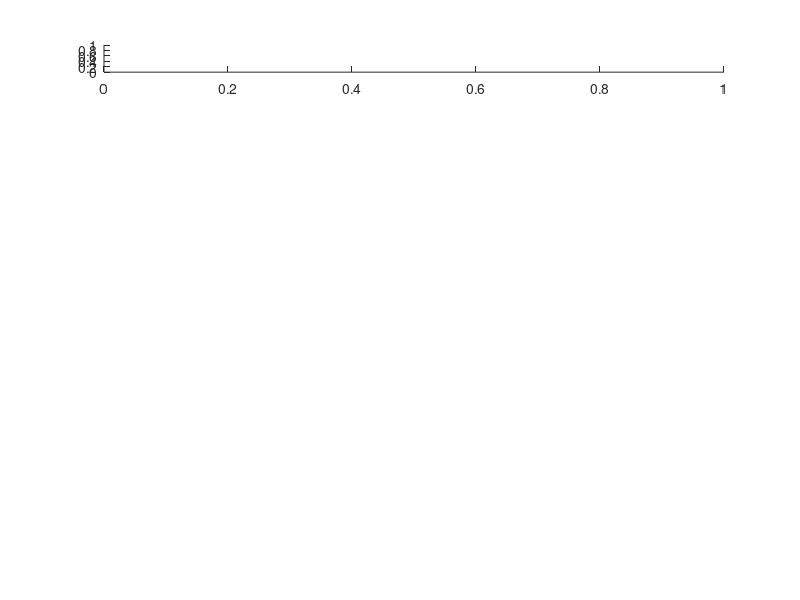

MATLAB code for this plot: (Note: this script raises an error after producing the figure.)
%% 该程序用于调试，其实也是非常好用且重要的
%% 这里的想法是从去直流入手,但还是从时域上操作信号，减去信号的平均值

%% 全局变量
clc;
clear all;
close all;
fs = 200000;  % 采样率，即fs(s)采一个点。
N = 4000;  
fv = 100;  % 震动频
alpha = 4;

%% 产生自混合信号
figure(1);
subplot(8,1,1);
t = (0:N-1)/fs;  % 采样时间，设N=10, fs=200，即采样了0.05s，t为[0...0.045]
lambda = 650e-9;  % 波长
A = 2 * lambda;  % 幅值（✔）
L0 = 20 * lambda;  % 外腔距离（✔） 
Lt = A.* sin(2*pi*fv*t);  % L0为标称位置，外腔长度
beta = 1;  % the amplitude of selfmixing signal
phi0 = 4*pi*(L0+Lt)/lambda;

p = zeros(1,N);
C = [3.5,3.5];
 % C的变化是一个正弦曲线，不能随机数！
C_lower = C(1);
C_upper = C(2);
% 这个乘和加保证了c的上下限，这里可以设置变换的周期！！但是这个变换周期需要长一点否则会报错！！
x = linspace(0, 3*pi, N);
c = (C_upper-C_lower)/2 * cos(x) + (C_upper - (C_upper-C_lower)/2);
% plot(x,c);

for i = 1:N 
    C = c(i);
    p(i) = beta * cos(solve_phiF(C, phi0(i), alpha));  % 遍历所有的phi0
end
% p = awgn(p,10);  % 10db，加高斯噪声
% p = p .* (1+0.3*cos(2*pi*100*t));  % 给自混合信号加包络，加了一个幅值为0.2，频率为75的包络
plot(p);
p_init = p;
hold on;

title("自混合信号")

%% 找到所有的峰谷值（包含跳变点）
[top_p,loc_p] = findpeaks(p);
% loc_p_convert = N2T(loc_p,N,T);
[top_v,loc_v] = findpeaks(-p);
top_v = -top_v;
% loc_v_convert = N2T(loc_v,N,T);
scatter(loc_p,top_p);
scatter(loc_v,top_v);

%% 包络确定方向！
subplot(8,1,2);
diffp = diff(p);  % diff是相邻两个数的差分，对第一个位置补0
diffp = [0,diffp];
diff_acosp = diff(acos(p));
diff_acosp = [0,diff_acosp];

plot(diffp);
hold on;
[top_diffp_p,loc_diffp_p] = findpeaks(diffp);  % 拿到极值和索引值
[top_diffp_v,loc_diffp_v] = findpeaks(-diffp);
scatter(loc_diffp_p,top_diffp_p);
scatter(loc_diffp_v,-top_diffp_v);
en_top = interp1(loc_diffp_p,top_diffp_p,1:N,'spline');  % 三次样条插值，曲线更平滑
en_bottom = interp1(loc_diffp_v,-top_diffp_v,1:N,'spline');

en_median = (en_top - (en_top - en_bottom)/2);
dir = -sign(en_median);  % 让dir暂时指明方向

plot(en_top);
plot(en_bottom);
plot(dir);
title("diffp及其包络确定方向")


%% 利用方向信息，求出最合适的找翻转点的范围，大大增加了鲁棒性
subplot(8,1,3);
direction_seg1 = [];  % 方向发生变化的点(ˇ∀ˇ)
for i = 1:length(dir)-1
    if dir(i) ~=  dir(i+1)
        direction_seg1 = [direction_seg1, i];
    end
end

direction_seg2 = direction_seg1 + 1;
direction_seg = [1, sort([direction_seg1,direction_seg2]), length(dir)];  % 其中的1-2，3-4 为方向恒定的区间!!!!!!(ˇ∀ˇ)
top_diffp_seg = [];
loc_diffp_seg = [];  % 存储翻转点的区间

for i = 1 : 2 : length(direction_seg)
    if dir(direction_seg(i):direction_seg(i+1)) > 0  % 在方向小于0的时候求diffp【两端】的谷值！！！！这样找翻转点就不用缩小范围了！！！！！！！！！！！！！！！！！！！！
        [tem1, tem2] = findpeaks(-diffp(direction_seg(i):direction_seg(i+1)));
        top_diffp_seg = [top_diffp_seg, -tem1(1), -tem1(end)];
        loc_diffp_seg = [loc_diffp_seg, tem2(1)+ direction_seg(i) - 1 , tem2(end) + direction_seg(i) - 1];   % 这里返回的索引是个难点！由于我是分段进行峰值寻找，索引值应当加上初始值（假设在[x,y]中找极值，返回索引是2，第2是极值点,实际上对应的索引值为x+2-1）
    else
        [tem3, tem4] = findpeaks(diffp(direction_seg(i):direction_seg(i+1)));  % 在方向大于0的时候求diffp【两端】的峰值！！！！这样找翻转点就不用缩小范围了！！！！！！！！！！！！！！！！！！！！
        top_diffp_seg = [top_diffp_seg, tem3(1), tem3(end)];
        loc_diffp_seg = [loc_diffp_seg, tem4(1) + direction_seg(i) - 1, tem4(end) + direction_seg(i) - 1];
    end
end
% plot(diffp);
top_diffp_seg([1,end]) = [];
loc_diffp_seg([1,end]) = [];  % 最适合找翻转点的区间
plot(p);
hold on;
scatter(direction_seg,0,"r");
title("根据方向dir，找出用来求diffp极值的区间（红点）（恒定正负1）")

subplot(8,1,4);
plot(diffp);
hold on;
scatter(loc_diffp_seg,0,"g");
title("diffp，在direction>0的时候求极小值！！！，direction<0的时候求极大值！！！这样求出的区间(绿点)内不再包含条纹~~~")

%% 取出翻转点，与上述方法相同！
subplot(8,1,5);
top_r = [];
loc_r = [];
for i = 1:2:length(loc_diffp_seg)
    [temp1,temp2] = findpeaks(p(loc_diffp_seg(i):loc_diffp_seg(i+1)));
    [temp3,temp4] = findpeaks(-p(loc_diffp_seg(i):loc_diffp_seg(i+1)));
    top_r = [top_r, temp1, -temp3];
    loc_r = [loc_r, temp2 + loc_diffp_seg(i) - 1, temp4 + loc_diffp_seg(i) - 1 ];
end
plot(p);
hold on;
scatter(loc_r,top_r);
title("在上述区间内求出翻转点")

%% 挖去峰值中的跳变点，返回，峰值、谷值、跳变点！
for i = 1:length(loc_p)
    for j = 1:length(loc_r)
        if loc_p(i) == loc_r(j)
            loc_p(i) = nan;
            top_p(i) = nan;
        end
    end
end

% 挖去谷值中的跳变点
for i = 1:length(loc_v)
    for j = 1:length(loc_r)
        if loc_v(i) == loc_r(j)
            loc_v(i) = nan;
            top_v(i) = nan;
        end
    end
end

% 删除数组中的nan
loc_p(isnan(loc_p))=[];
loc_v(isnan(loc_v))=[];
top_p(isnan(top_p))=[];
top_v(isnan(top_v))=[];


%% 根据求出的翻转点修正一下dir信息！
subplot(8,1,6);
direction = zeros(1,N);
direction(1) = dir(1);
k = 1;
for i = 1:N
    direction(i) = k;
    if ismember(i, loc_r)
        k = k * -1;
    end
end

plot(p);
hold on;
scatter(loc_p,top_p);
scatter(loc_v,top_v);
scatter(loc_r,top_r);
plot(direction);
title("得到纯净的峰谷值和完全正确的方向")









%% 是否使用包络判断的方向
direction = dir;






%% 去直流分量
figure(1);
subplot(8,1,7);
plot(p);
hold on;
% 0原始做法，现在用原始做法配合时域去直流试试
% direction_seg1 = [];
% for i = 1:length(direction)-1
%     if direction(i) ~=  direction(i+1)
%         direction_seg1 = [direction_seg1, i];
%     end
% end
% direction_seg2 = direction_seg1 + 1;
% direction_seg = [1, sort([direction_seg1,direction_seg2]), length(direction)];  % 其中的1-2，3-4 为方向恒定的区间!!!!!!(ˇ∀ˇ)
% 
% direction_seg2 = [];  % 用来存储方向恒大于0的区间。
% for i = 1:length(direction_seg)
%     if direction(direction_seg(i)) > 0
%         direction_seg2 = [direction_seg2, direction_seg(i)];    % 其中的1-2，3-4 为方向恒大于0的区间!!!!!!(ˇ∀ˇ)
%     end
% end
% direction_seg = direction_seg2;  % 不加上这句就是仅条纹远离时去直流

% 1我要所有段，全部去直流(不行，有问题)
% loc_diffp_seg2 = loc_diffp_seg + 1;
% direction_seg = [1, sort([loc_diffp_seg,loc_diffp_seg2]), length(direction)];  % 其中的1-2，3-4 为方向恒定的区间!!!!!!(ˇ∀ˇ)

% 2我要所有段（除驼峰区），全部去直流
direction_seg = [1, loc_diffp_seg, length(direction)];  % 其中的1-2，3-4 为方向恒定的区间!!!!!!(ˇ∀ˇ)

% 3以导数信号作为条纹判断的依据，每个条纹区间都减去其平均值
% [top_diffp_p,loc_diffp_p] = findpeaks(diffp,'minpeakheight',0.2);  % 以导数信号作为条纹判断的依据，每个条纹区间都减去其平均值
% [top_diffp_v,loc_diffp_v] = findpeaks(-diffp,'minpeakheight',0.2);
% scatter(loc_diffp_p,1,'r');
% scatter(loc_diffp_v,-1,'b');
% direction_seg =[1, sort([loc_diffp_p,loc_diffp_p+1,loc_diffp_v,loc_diffp_v+1]), length(direction)];

% 4上条纹加驼峰区去直流
% loc_diffp_seg_1 = [];
% for i = 2:4:length(loc_diffp_seg)-1
%     loc_diffp_seg_1 = [loc_diffp_seg_1, loc_diffp_seg(i), loc_diffp_seg(i+1)];
% end
% direction_seg = [1, sort([loc_diffp_seg_1,loc_diffp_seg_1+1]), length(direction)];  % 其中的1-2，3-4 为我想要的恒定的区间!!!!!!(ˇ∀ˇ)

% 5 仅去上条纹
% direction_seg = [1, loc_diffp_seg(1),loc_diffp_seg(4),loc_diffp_seg(5),loc_diffp_seg(8),length(direction)];
% direction_seg = [1, sort([direction_seg,direction_seg+1]), length(direction)];  % 这行注释掉就是仅去上条纹，不注释就是仅上条纹单独去~



for i=1:2:length(direction_seg)-1  % 这里确实是1：2
    ave = mean(p(direction_seg(i):direction_seg(i+1)));
    p((direction_seg(i):direction_seg(i+1))) = p((direction_seg(i):direction_seg(i+1))) - ave;
end

plot(p);
hold on;



% 这样去直流后会有不连续点，现在试图通过插值来解决
% for i = 1:length(p)
%     for j = 1:length(loc_diffp_seg)
%         if (i == loc_diffp_seg(j))
%             p(i) = nan;
%         end
%     end
% end
% p = interp1(p,1:N,'spline');
% subplot(8,1,8);
% plot(p)





















%% 全局变量
windowLength = 128; % 窗长
overlapLength = floor(windowLength * 0.9);  % OverlapLength后为指定的重叠长度
window = hamming(windowLength, "periodic");  % 使用汉明窗作为滑动的窗口
fftLength = 5*windowLength;  % 每个时刻傅里叶变换的长度
V = 0.65; % 抑制因子2

%% padding,逆变换不可避免的会让信号变短，要padding
p_beforepadding = p;
judge = true; 
padding = windowLength;  % 逆变换不可避免的会让信号变短，要padding
% while judge
%     if mod(((2 * padding + N - overlapLength) / (windowLength - overlapLength)), 1) == 0
%         judge = false;
%     else
%         padding = padding - 1;
%     end
% end

padding =  windowLength;
while judge
    if mod(2 * padding + N - overlapLength,windowLength - overlapLength) == 0
        judge = false;
    else
        padding = padding - 1;
    end
end



% p = wextend('1D','sym',p,padding);  % 对称数据延拓
% p = [zeros(1,padding) zeros(1,padding) p zeros(1,padding) zeros(1,padding)];
p = wextend('1D','zpd',p,padding);  % 0数据延拓
p_afterpadding = p;


%% 时频分析（抑制）
figure(2);
[TF,F,T] = stft(p, fs, 'Window', window, 'OverlapLength', overlapLength, 'FFTLength', fftLength);  % （TF每一列就是每一个时间维度的频率）
weight1 = abs(TF)./max(abs(TF));  % 要把这个矩阵当作权值使用，所以按列先归一化

% weight1(find(weight1 == 1)) = weight1(find(weight1 == 1)) - 1e-11;  % 算法1：是找到weight1中等于1的位置（理论上每列都有），并都减去num极小值，因为这个后边要用做分母，所以减去一个无穷小量，不要让他产生无穷大
% weight2 = (weight1.^64)./(1 - weight1.^64); % 算法1：构建一个函数，让原来频率分量大的更大，小的更小，windowLenght此处为抑制因子

weight2 = weight1;
weight2( find(weight2 < V) ) = 0; % 算法2：嘎嘎好用
% weight2 = weight2 ./ max(weight2);  % 抑制后按列归一化

TF_curb = TF .* weight2;  % 获得抑制后的信号
subplot(7,2,[2,4,6]);
mesh(abs(TF)); set(gca,'YTickLabel',[]); ylabel('Frq.', 'FontSize',7,'FontWeight','bold' ); 
% view(0,90); % 设置初始视角为俯视角
% mesh(angle(TF));
title('抑制前');


%% 拉平时频谱去除包络
% TF_curb(find(TF_curb~=0)) = TF_curb(find(TF_curb~=0))./ abs(TF_curb(find(TF_curb~=0))) * 55; % 找到其不为0处的索引,把这些处的值设置除其各自的模值，这样这些复数的模长都为1，只不过相角不同
subplot(7,2,[10,12,14]);
% mesh(abs(TF_curb)); set(gca,'YTickLabel',[]); ylabel('Frq.', 'FontSize',7,'FontWeight','bold' );
mesh(angle(TF_curb));
% view(0,90);
title('抑制后');

p_beforeinhibit = p;
%% 
p = (istft(TF_curb, fs, 'Window', window, 'OverlapLength', overlapLength, 'FFTLength', 5*windowLength))';
% p = 2 * (p - -abs(hilbert(-p)))./(abs(hilbert(p)) - -abs(hilbert(-p))) - 1;  % 葛兄归一化，看看条纹倾斜去掉了没
p_init2 = p;  % 用p_init2存储未归一化的信号
p_afterinhibit = p;

% p_init2 = p_init2(padding+1:end-padding);  % ✔去掉之前的padding,因为如果padding是122，那就是1-122，123-4122，4123-4244三段，所以实际上x是
% p_init2 = p_init2(padding+15:end-padding+14);  % ✔去掉之前的padding!!!!!!!!!!!!!!!!!!!!!!!!!!!这里是最大的误差
p_init2 = p_init2(padding+22:end-padding+21);  % ✔去掉之前的padding!!!!!!!!!!!!!!!!!!!!!!!!!!!这里是最大的误差
% p_init2 = p_init2(padding+25:end-padding+24);  % ✔去掉之前的padding!!!!!!!!!!!!!!!!!!!!!!!!!!!这里是最大的误差
% p_init2 = p_init2(padding-25:end-padding-26);  % ✔去掉之前的padding!!!!!!!!!!!!!!!!!!!!!!!!!!!这里是最大的误差

% p_init2 = sgolayfilt(p_init2,4,31);  % ✔ 超参数，平滑滤波器, 这里的参数也需要细调！！！c小的时候可以设置4，31   c大的时候可以设置，2，21 

figure(2);
subplot(7,2,3);
plot(p_init2);
title('未归一化');


%% 对这个抑制移动后的信号进行处理~~~我试试嗷
% figure(3);
% subplot(4,1,1);
% plot(p_init2,'r');
% hold on;
% plot(p_beforepadding,'k')
% plot(direction);
% title("抑制且去padding后与原信号对比,红前黑后");
% 
% 
% subplot(4,1,2);
% temp  = p_init2(direction_seg2(1):direction_seg2(2));
% temp = wextend('1D','sym',temp,40);  % 0数据延拓
% plot(temp);
% 
% subplot(4,1,3);
% plot(p_beforepadding,'k');
% hold on;
% % plot(direction);
% p_init2(direction_seg2(1):direction_seg2(2)) = temp(1:501);
% hold on;
% plot(p_init2)








%% 方向信息
% direction = dir;  % 目前使用dir的方向信息

%% 希尔伯特变换重构
figure(2);
subplot(7, 2, 9);
inverse_hb = (imag(hilbert(p_init2))) .* direction;  % 得到sin ，使用未归一化的信号，精度更高
phiF_wrapped = atan(inverse_hb./p_init2);  %  使用未归一化的信号，精度更高

% inverse_hb = (imag(hilbert(p))) .* direction;  % 使用归一化的信号
% phiF_wrapped = atan(inverse_hb./p);  %  使用归一化的信号

plot(phiF_wrapped);
hold on;
title("phiF-wrapped");

%% arctan相位解包裹
for i = 2:N
    if (phiF_wrapped(i) - phiF_wrapped(i-1) > pi/2)
        phiF_wrapped(i:end) = phiF_wrapped(i:end) -  pi;
    elseif (phiF_wrapped(i) - phiF_wrapped(i-1) < -pi/2)  % 找峰值点，加pi
        phiF_wrapped(i:end) = phiF_wrapped(i:end) +  pi;            
    end
end

phiF_reconstruct = phiF_wrapped;
% subplot(7, 1, 6);
% plot(phiF_reconstruct)
% title("重构后的phiF")

%% 计算一下抑制后，C的值
[C_reconstruct, alpha_reconstruct] = SMI_API_ESTIMATE_C(phiF_reconstruct); 

%% 重构
subplot(7, 2, 11);
phi0_reconstrut = phiF_reconstruct + C_reconstruct*sin(phiF_reconstruct+atan(alpha));
Lt_reconstruct = phi0_reconstrut * lambda / (4 * pi);


Lt_reconstruct = Lt_reconstruct - mean(Lt_reconstruct); % 简写振动和余弦调制振动，重构后加上幅值A
% Lt_reconstruct = Lt_reconstruct + 1.5 * lambda;  % 重构后的随机振动信号要加上幅值1.5的波长，这是为啥我页不知道
plot(Lt,'k')
hold on;
plot(Lt_reconstruct,'r'); ylabel('Disp(um)','FontSize',7,'FontWeight','bold'); xlabel('sample(num)','FontSize',7,'FontWeight','bold');
title(['重构后的信号，C_reconstruct=', num2str(C_reconstruct)]);

%% 误差分析
subplot(7,2,13);
plot((Lt-Lt_reconstruct)*10^9); ylabel('error(nm)','FontSize',7,'FontWeight','bold'); xlabel('sample(num)','FontSize',7,'FontWeight','bold');
RMSE = sqrt(mean((Lt-Lt_reconstruct).^2));
title(['绝对误差，RMSE=', num2str(RMSE)]);

















 
%% just for test 

figure(4);
subplot(4,1,1);
plot(p_beforepadding,'r');
hold on;
plot(p_afterpadding,'k');
title("padding前后对比,红前黑后")

subplot(4,1,2);
plot(p_beforeinhibit,'r');
hold on;
plot(p_afterinhibit,'k')
title("抑制前后对比(都带padding),红前黑后");

subplot(4,1,3);
plot(p_afterinhibit,'r');
hold on;
plot(p_init2,'k')
plot(direction);
title("抑制后与抑制且padding对比,红前黑后");
 
subplot(4,1,4);
plot(p_init2,'r');
hold on;
plot(p_beforepadding,'k')
plot(direction);
title("抑制且去padding后与原信号对比,红前黑后");
 

























%% subfunction （selfmixing-power）
function phiF = solve_phiF(C,phi0,alpha)  % 求解出每一个phi0对应的phiF
    if C<=1  % 每个phi0的解区间
        [phiF_min, phiF_max] = bounds1(C,phi0);
    else
        [phiF_min, phiF_max] = bounds2(C,phi0,alpha);
    end
    
    excessphaze_equation = @(phiF)phiF-phi0+C*sin(phiF+atan(alpha));
    
    if (excessphaze_equation (phiF_min)>0)  % 文章的解释为,phiF_min值可能刚好比零点大一点点点，这时候取phiF_min为近似零点
        phiF = phiF_min;
    elseif (excessphaze_equation (phiF_max)<0)
    	phiF = phiF_max;
    else
    	phiF = fzero(excessphaze_equation,[phiF_min,phiF_max]);
    end  
end

%---C < 1时的解区间函数------------------------------------------
function [phiF_min, phiF_max] = bounds1(C,phi0) 
    phiF_min = phi0-C;
    phiF_max = phi0+C;
end

%---C > 1时的解区间函数------------------------------------------
function [phiF_min, phiF_max] = bounds2(C,phi0,alpha)
persistent m; 
if isempty (m); m = 0; end
mlower = ceil ((phi0 + atan (alpha) + acos (1/C)- sqrt (C*C- 1))/(2*pi)- 1.5);
mupper = floor ((phi0 + atan (alpha)- acos (1/C) + sqrt (C*C- 1))/(2*pi)- 0.5);
if (m < mlower); m = mlower; end
if (m > mupper); m = mupper; end
phiF_min = (2*m+1)*pi + acos (1/C)- atan (alpha); 
phiF_max = (2*m+3)* pi- acos (1/C)- atan (alpha); 
end


%% subfunction2(reconstruction_T_N间转换)
% 该函数实现，将N转换为对应的t，也就是从T=1，N=10这些简单的时候推出来N(i)与t的关系
% 其中N为需要转换的点，N为采样点数，T为模拟时间
function  temp = N2T(temp1,N,T)
temp = zeros(1,length(temp1));    
    for i = 1:length(temp1) 
        temp(i) = T*(temp1(i)-1)/N;
    end
end

function temp = T2N(temp1,N,T)
temp = zeros(1,length(temp1));    
    for i = 1:length(temp1) 
        temp(i) = N*temp1(i)/T + 1;
    end
end


%% subfunction （eliminate_dc,输入一段信号p，及其长度N ，输出去除直流分量后的信号p_）
function g_ = eliminate_dc(p_)
    p_= fft(p_);
    p_(1) = 0;
    g_ = ifft(p_);
end